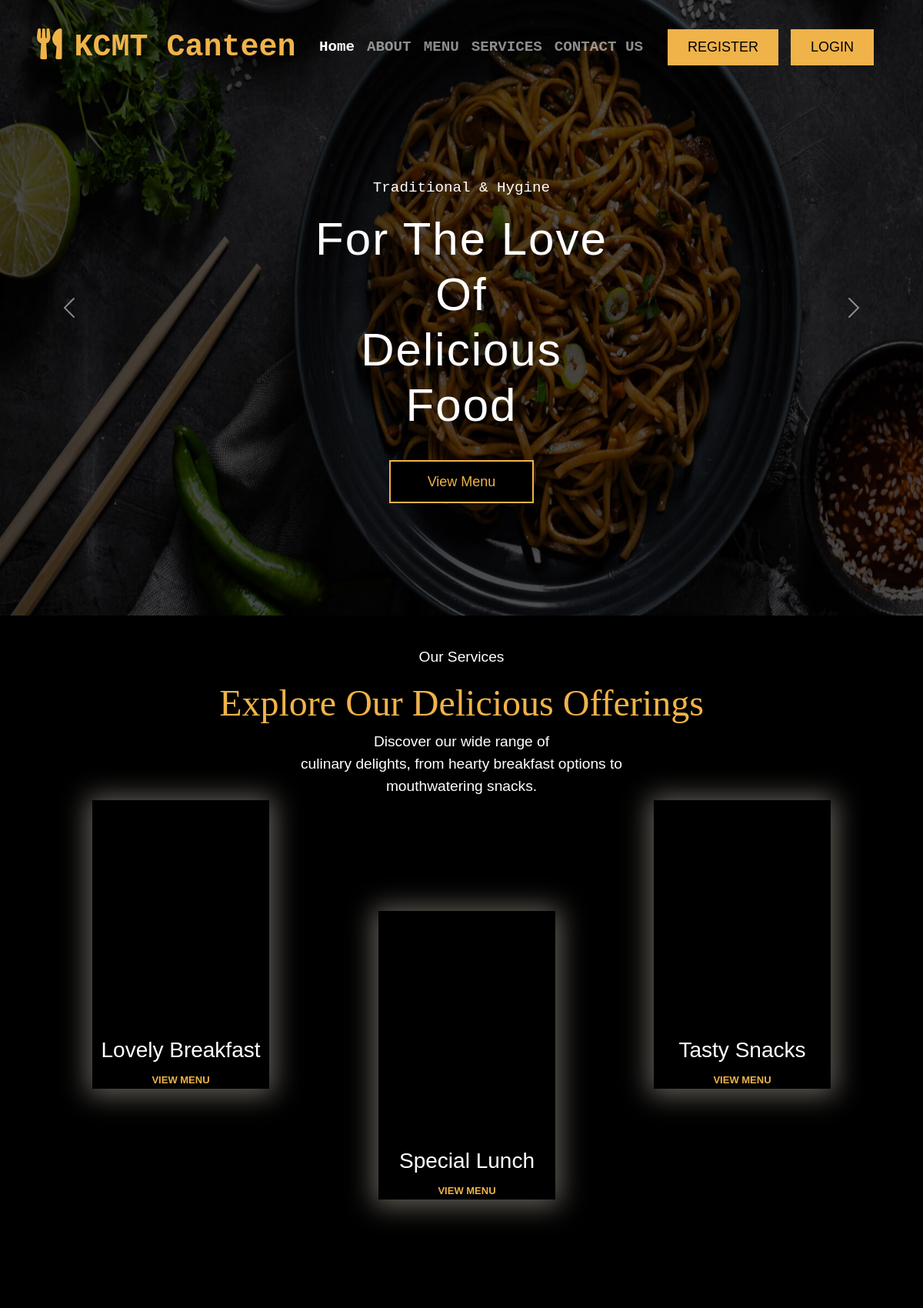
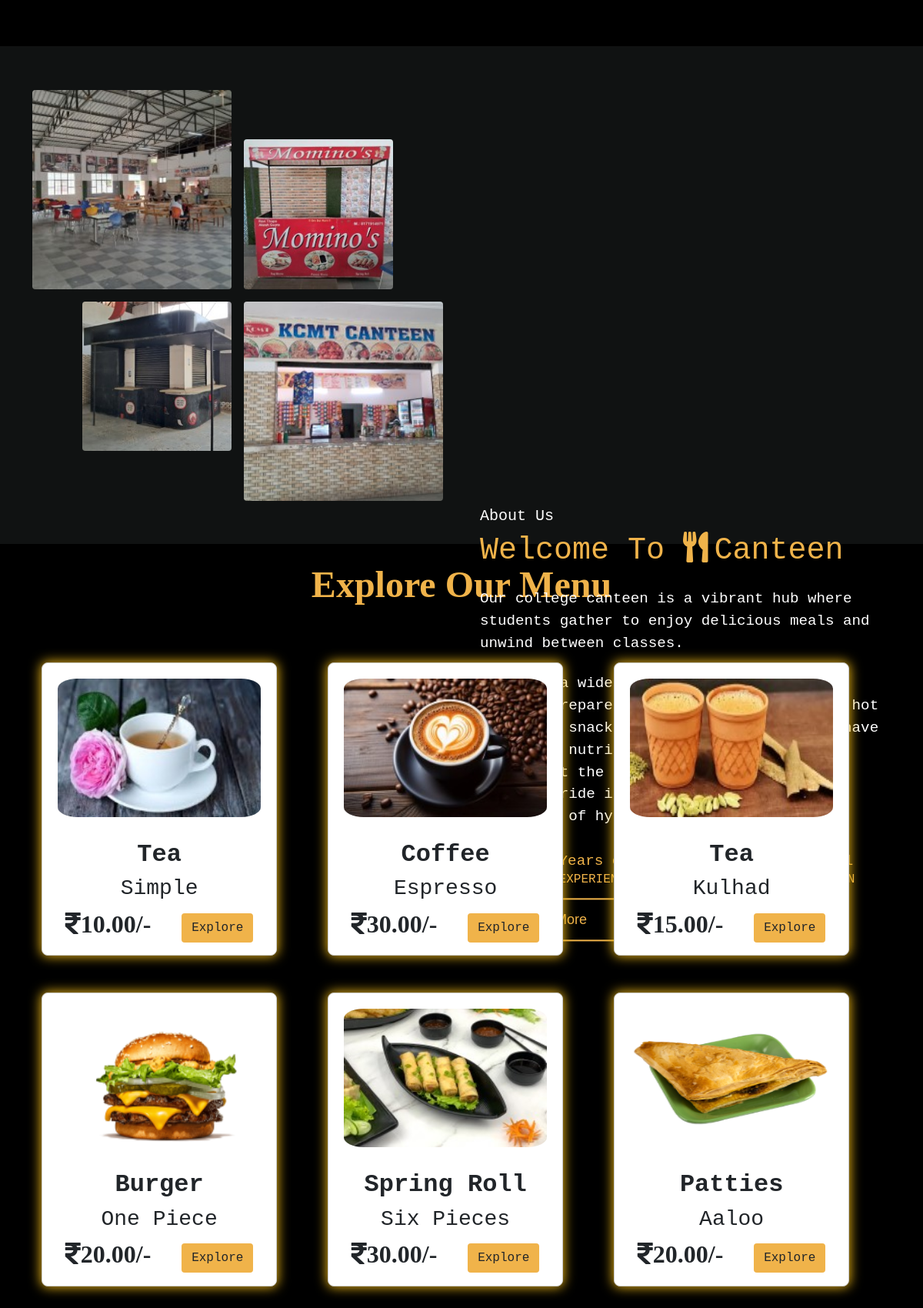
The page / (upper part) on the database its author committed (2 pictures, top to bottom).
### tables this page shows
CREATE TABLE `dishes` (
  `d_id` int(222) NOT NULL,
  `rs_id` int(222) NOT NULL,
  `name` varchar(222) NOT NULL,
  `slogan` varchar(222) NOT NULL,
  `price` decimal(10,2) NOT NULL,
  `img` varchar(222) NOT NULL
);

### index.php (the view, shortened to what this page needs)
<!DOCTYPE html>
<html lang="en">
<?php
include("connection/connect.php");
?>
<head>
  <link rel="stylesheet" href="https://unpkg.com/aos@next/dist/aos.css" />
  <link href="https://cdnjs.cloudflare.com/ajax/libs/font-awesome/5.10.0/css/all.min.css" rel="stylesheet">
  <link href="https://cdn.jsdelivr.net/npm/bootstrap@5.0.2/dist/css/bootstrap.min.css" rel="stylesheet">
  <link rel="stylesheet" href="style.css">
</head>
<body data-spy="scroll" data-target="navscroll" data-offset="0">
  <header>
    <div class="container-xxl position-relative p-0">
      <nav class="navbar navbar-expand-lg  navbar-dark px-4 px-lg-5 " id="navscroll">
        <a href="" class="navbar-brand p-0 ">
          <h1 class=" m-0"><i class="fa fa-utensils me-3"></i>KCMT Canteen</h1>
        </a>
        <div class="collapse navbar-collapse" id="navbarCollapse">
          <div class="navbar-nav ms-auto py-0 pe-4 justify-content-center">
            <a href="index.php" class="nav-item nav-link active">Home</a>
            <a href="#about" class="nav-item nav-link  ">ABOUT</a>
            <?php
            if (empty($_SESSION["user_id"]))
            {
              echo ' <a href="#menu" class="nav-item nav-link ">MENU</a>';
            } else {
              echo ' <a href="menu.php" class="nav-item nav-link ">MENU</a>';
            }
            ?>
            <a href="#service" class="nav-item nav-link ">SERVICES</a>
            <a href="#contact" class="nav-item nav-link ">CONTACT US</a>
          </div>
          <?php
          if (empty($_SESSION["user_id"]))
          {
            echo '<a href="registration.php" class="btnnn  py-2 px-4">REGISTER</a>
                <a href="login.php" class="btnnn  py-2 px-4 mx-lg-3 my-2">LOGIN</a>';
          } else {
            echo '<a href="your_orders.php" class="btnnn  py-2 px-4">My Order</a>
            <a href="logout.php" class="btnnn  py-2 px-4 mx-lg-3 my-2">LogOut</a>';
          }
          ?>
        </div>
      </nav>
    </div>
  </header>
  <main>
    <article>
      <section>
        <div id="carouselExampleControls" class="carousel slide carousel-fade" data-bs-ride="carousel">
          <div class="carousel-inner">
            <div class="carousel-item active" data-bs-interval="7000">
              <img src="img/hero-slider-1.jpg" class="d-block w-100 " alt="...">
              <div class="carousel-caption d-md-block ">
                <p class="carose">Traditional & Hygine</p>
                <h1 class="carose">For The Love Of <br>Delicious Food</h1>
                <a href="#menu" class="btnnncaro py-3 px-5 my-3 carose">View Menu</a>
              </div>
            </div>
          </div>
          <button class="carousel-control-prev" type="button" data-bs-target="#carouselExampleControls" data-bs-slide="prev">
            <span class="carousel-control-prev-icon" aria-hidden="true"></span>
          </button>
          <button class="carousel-control-next" type="button" data-bs-target="#carouselExampleControls" data-bs-slide="next">
            <span class="carousel-control-next-icon" aria-hidden="true"></span>
          </button>
        </div>
      </section>
      <section class="service" id="service">
        <div class="servicesection ">
          <div class="servicecon container-xxl text-center ">
            <p class="service">Our Services</p>
            <h2 class="service">Explore Our Delicious Offerings</h2>
            <p class="text service">Discover our wide range of <br> culinary delights, from hearty breakfast options to
              <br>mouthwatering snacks.
            </p>
            <figure class="figure fig1 ">
              <img src="img/service1.jpg" class="figure-img img-fluid rounded" alt="..." data-aos="flip-left">
              <figcaption class="figure-caption text-center">
                <h3>Lovely Breakfast </h3>
                <a class="figviewmenu" href="#menu">VIEW MENU</a>
              </figcaption>
            </figure>
            <figure class="figure fig2  ">
              <img src="img/service2.jpeg" class="figure-img img-fluid rounded" alt="..." data-aos="flip-down">
              <figcaption class="figure-caption text-center">
                <h3>Special Lunch</h3>
                <a class="figviewmenu" href="#menu">VIEW MENU</a>
              </figcaption>
            </figure>
            <figure class="figure fig3 ">
              <img src="img/service3.jpg" class="figure-img img-fluid rounded" alt="..." data-aos="flip-right">
              <figcaption class="figure-caption text-center">
                <h3>Tasty Snacks</h3>
                <a class="figviewmenu" href="#menu">VIEW MENU</a>
              </figcaption>
            </figure>
          </div>
        </div>
      </section>
      <section class="about" id="about">
        <div class="container-xxl py-5" id="#about">
          <div class="container">
            <div class="row g-5 align-items-center">
              <div class="col-lg-6">
                <div class="row g-3">
                  <div class="col-6 text-start">
                    <img class="img-fluid rounded w-100 aboutimg " style="animation-delay: 0.1s;" src="img/about4.jpg" data-aos="zoom-in">
                  </div>
                  <div class="col-6 text-start">
                    <img class="img-fluid rounded w-75 aboutimg " src="img/about2.jpg" style="margin-top: 25%; animation-delay: 0.3s;" data-aos="fade-left">
                  </div>
                  <div class="col-6 text-end">
                    <img class="img-fluid rounded w-75 aboutimg " style="animation-delay: 0.5s;" src="img/about3.jpg" data-aos="fade-right">
                  </div>
                  <div class="col-6 text-end">
                    <img class="img-fluid rounded w-100 aboutimg " style="animation-delay: 0.1s;" src="img/about1.jpg" data-aos="zoom-in">
                  </div>
                </div>
              </div>
              <div class="col-lg-6  aria-hidden" data-aos="slide-up">
                <h5 class="section-title ff-secondary text-start fw-normal">About Us</h5>
                <h1 class="mb-4">Welcome To <i class="fa fa-utensils  me-2"></i>Canteen</h1>
                <p class="mb-4">Our college canteen is a vibrant hub where students gather to enjoy delicious meals and unwind between classes.</p>
                <p class="mb-4">We offer a wide variety of options, from freshly prepared sandwiches and salads to hot meals and snacks, ensuring that students have access to nutritious and affordable food throughout the day. <br>
                We take pride in maintaining the highest standards of hygiene and quality.</p>
                <div class="row g-4 mb-4">
                  <div class="col-sm-6">
                    <div class="d-flex align-items-center border-start border-5  px-3">
                      <h1 class="flex-shrink-0 display-5  mb-0" data-toggle="counter-up">15</h1>
                      <div class="ps-4">
                        <p class="mb-0">Years of</p>
                        <h6 class="text-uppercase mb-0">Experience</h6>
                      </div>
                    </div>
                  </div>
                  <div class="col-sm-6">
                    <div class="d-flex align-items-center border-start border-5  px-3">
                      <h1 class="flex-shrink-0 display-5 mb-0" data-toggle="counter-up">50</h1>
                      <div class="ps-4">
                        <p class="mb-0">Tastefull</p>
                        <h6 class="text-uppercase mb-0">Menu option</h6>
                      </div>
                    </div>
                  </div>
                </div>
                <a class="btnnncaro py-3 px-5 mt-5 animated fadeInUp" href="">Read More</a>
              </div>
            </div>
          </div>
        </div>
      </section>
      <section class="menu" id="menu">
        <div class="container">
          <h1 class="text-center py-4">Explore our menu</h1>
          <div class="container-xxl">
            <div class="row align-items-stretch justify-content-center my-5">
              <?php
              $select_products = mysqli_query($db, "SELECT * FROM dishes limit 9");
              while ($fetch_product = mysqli_fetch_assoc($select_products)) {
              ?>
                <div class="col-md-4 mb-5 " data-aos="zoom-in-up">
                  <div class="card w-100">
                    <img class="card-img-top" src="admin/Res_img/dishes/<?php echo $fetch_product['img']; ?>" alt="<?php echo $fetch_product['name']; ?>">
                    <div class="card-body">
                      <h2 class="card-title text-center"><?php echo $fetch_product['name']; ?></h2>
                      <h3 class="card-title text-center"><?php echo $fetch_product['slogan']; ?></h3>
                      <div class="content d-flex justify-content-around align-items-center">
                        <h2 class="text-bold"><i class="fas fa-rupee-sign mt-1"><?php echo $fetch_product['price']; ?>/-</i>
                        </h2>
                        <?php
                        if (empty($_SESSION["user_id"]))
                        {
                          echo '<a href="login.php" class="btn menubutton ">Explore</a>';
                        } else {
                          echo '<a href="menu.php" class="btn menubutton">Explore</a>';
                        }
                        ?>
                      </div>
                    </div>
                  </div>
                </div>
              <?php
              }
              ?>
            </div>
          </div>
      </section>
    </article>
  </main>
</body>
</html>

### style.css (style rules this page uses)
* { margin: 0px; padding: 0px; }
body { font-family: 'Courier New', Courier, monospace; font-size: larger; }
.btnnn { font-family: 'Gill Sans', 'Gill Sans MT', Calibri, 'Trebuchet MS', sans-serif; font-size: large; border: 2px solid hsl(38deg 84.67% 61.48%); color: black; background-color: hsl(38deg 84.67% 61.48%); text-decoration: none; transition: 0.5s; }
h1.m-0 { color: hsl(38deg 84.67% 61.48%); font-weight: bold; }
a.nav-item.nav-link { color: white; font-weight: 700; }
a.nav-item.nav-link.active { color: hsl(38deg 84.67% 61.48%); }
.navbar-dark { position: absolute; width: 100%; top: 0; left: 0; padding: 30px; z-index: 999; background: transparent !important; transition: 0.8s; }
a.nav-item { position: relative; }
@media screen and (min-width:700px) { a.nav-item::after { content: ""; position: absolute; bottom: 0; display: block; height: 5px; border-block: 2px solid hsl(38deg 84.67% 61.48%); bottom: 15%; width: 85%; left: 5px; opacity: 0; transition: .5s; transform: scaleX(0.1); } }
#carouselExampleControls { position: relative; overflow: hidden; z-index: 1; }
.carousel-item img { height: 100vh; animation: slider 7s linear forwards; }
.btnnncaro { font-family: 'Gill Sans', 'Gill Sans MT', Calibri, 'Trebuchet MS', sans-serif; font-size: large; border: 2px solid hsl(38deg 84.67% 61.48%); background-color: black; text-decoration: none; color: hsl(38deg 84.67% 61.48%); transition: 0.5s; }
.carousel-caption { position: absolute; top: 50%; left: 50%; transform: translate(-50%, -50%); max-width: 100%; }
h1.carose { font-family: Impact, Haettenschweiler, 'Arial Narrow Bold', sans-serif; letter-spacing: 2px; font-size: 5vw; margin-bottom: 50px; }
.carousel-caption h1.carose, p.carose, a.carose { animation: slide 3s ease-in-out forwards; }
.carousel-caption p.carose { animation-delay: 100ms; }
.carousel-caption a.carose { animation-delay: 200ms; padding: 500px; }
#service { background-color: #000; }
.servicecon { position: relative; width: 100%; height: 120vh; padding: 40px; color: hsl(38deg 84.67% 61.48%); font-family: 'Gill Sans', 'Gill Sans MT', Calibri, 'Trebuchet MS', sans-serif; }
img.figure-img.img-fluid.rounded { width: 230px; height: 300px; }
figure.figure.fig1 { position: absolute; left: 10%; top: 25%; box-shadow: 0px 2px 33px 6px #66625b; }
figure.figure.fig2 { position: absolute; left: 41%; top: 40%; box-shadow: 0px 2px 33px 6px #66625b; }
figure.figure.fig3 { position: absolute; right: 10%; top: 25%; box-shadow: 0px 2px 33px 6px #66625b; }
a.figviewmenu { text-decoration: none; color: hsl(38deg 84.67% 61.48%); font-size: small; font-weight: bold; }
.figure-caption h3 { color: white; }
p.service { color: white; }
h2.service { font-size: xxx-large; font-family: cursive; }
section#about { background-clip: black; background-color: #101212; }
div#\#about { color: white; }
h1.mb-4 { color: hsl(38deg 84.67% 61.48%); }
.col-sm-6 { color: hsl(38deg 84.67% 61.48%); }
img.card-img-top { padding: 20PX; border-radius: 15%; width: auto; height: 220px; }
.menubutton { background-color: hsl(38deg 84.67% 61.48%); }
h2.card-title.text-center { font-weight: bold; }
h1.text-center.py-4 { color: hsl(38deg 84.67% 61.48%); font-size: xxx-large; font-weight: bold; font-family: cursive; }
section#menu { background-color: black; text-transform: capitalize; }
.card { height: 100%; display: flex; flex-direction: column; border: 1px solid #ccc; border-radius: 8px; max-width: 88%; overflow: hidden; box-shadow: 0px 0px 15px 1px #ebb513; }
.card-body { flex-grow: 1; display: flex; flex-direction: column; justify-content: space-between; padding: 10px; }

### rows shown on the page
dishes: img (picture), name "Tea", slogan "Simple", price "10.00"
dishes: img (picture), name "Coffee", slogan "Espresso", price "30.00"
dishes: img (picture), name "Tea", slogan "Kulhad", price "15.00"
dishes: img (picture), name "Burger", slogan "One Piece", price "20.00"
dishes: img (picture), name "Spring Roll", slogan "Six Pieces", price "30.00"
dishes: img (picture), name "Patties", slogan "Aaloo", price "20.00"
